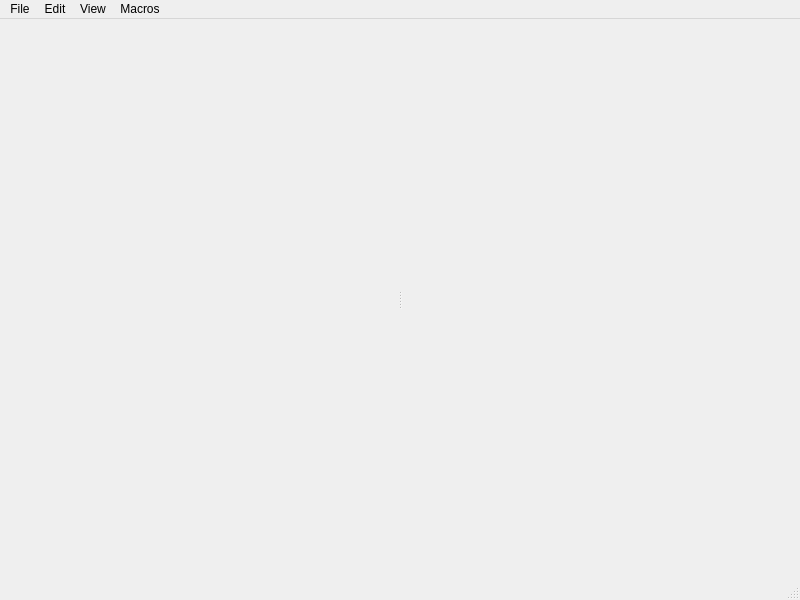
<?xml version="1.0" encoding="UTF-8"?>
<ui version="4.0">
 <class>MapEditor</class>
 <widget class="QMainWindow" name="MapEditor">
  <property name="geometry">
   <rect>
    <x>0</x>
    <y>0</y>
    <width>800</width>
    <height>600</height>
   </rect>
  </property>
  <property name="windowTitle">
   <string>Garrison Builder</string>
  </property>
  <property name="layoutDirection">
   <enum>Qt::LeftToRight</enum>
  </property>
  <property name="toolButtonStyle">
   <enum>Qt::ToolButtonIconOnly</enum>
  </property>
  <widget class="QWidget" name="centralwidget">
   <layout class="QGridLayout" name="gridLayout">
    <item row="1" column="0">
     <widget class="QSplitter" name="splitter">
      <property name="sizePolicy">
       <sizepolicy hsizetype="Expanding" vsizetype="Preferred">
        <horstretch>0</horstretch>
        <verstretch>0</verstretch>
       </sizepolicy>
      </property>
      <property name="orientation">
       <enum>Qt::Horizontal</enum>
      </property>
      <property name="childrenCollapsible">
       <bool>false</bool>
      </property>
      <widget class="QWidget" name="verticalLayoutWidget">
       <layout class="QVBoxLayout" name="verticalLayout"/>
      </widget>
      <widget class="QWidget" name="verticalLayoutWidget_2">
       <layout class="QVBoxLayout" name="verticalLayoutEntity">
        <property name="bottomMargin">
         <number>0</number>
        </property>
       </layout>
      </widget>
     </widget>
    </item>
   </layout>
  </widget>
  <widget class="QMenuBar" name="menubar">
   <property name="geometry">
    <rect>
     <x>0</x>
     <y>0</y>
     <width>800</width>
     <height>21</height>
    </rect>
   </property>
   <property name="defaultUp">
    <bool>false</bool>
   </property>
   <widget class="QMenu" name="menuFile">
    <property name="title">
     <string>File</string>
    </property>
    <addaction name="actionNew"/>
    <addaction name="actionOpen"/>
    <addaction name="separator"/>
    <addaction name="actionCompile"/>
    <addaction name="actionSave"/>
    <addaction name="actionSave_As"/>
    <addaction name="separator"/>
    <addaction name="actionQuit"/>
   </widget>
   <widget class="QMenu" name="menuEdit">
    <property name="title">
     <string>Edit</string>
    </property>
    <addaction name="actionCopy"/>
    <addaction name="actionPaste"/>
   </widget>
   <widget class="QMenu" name="menuView">
    <property name="title">
     <string>View</string>
    </property>
    <widget class="QMenu" name="menuEntities">
     <property name="geometry">
      <rect>
       <x>412</x>
       <y>173</y>
       <width>159</width>
       <height>94</height>
      </rect>
     </property>
     <property name="title">
      <string>Entities</string>
     </property>
     <addaction name="actionBasicEntities"/>
     <addaction name="actionRedundantEnt"/>
    </widget>
    <addaction name="actionBackground"/>
    <addaction name="actionWallmask"/>
    <addaction name="menuEntities"/>
   </widget>
   <widget class="QMenu" name="menuMacros">
    <property name="title">
     <string>Macros</string>
    </property>
    <addaction name="actionMirror_Entities"/>
   </widget>
   <addaction name="menuFile"/>
   <addaction name="menuEdit"/>
   <addaction name="menuView"/>
   <addaction name="menuMacros"/>
  </widget>
  <widget class="QStatusBar" name="statusBar"/>
  <action name="actionNew">
   <property name="text">
    <string>New</string>
   </property>
  </action>
  <action name="actionOpen">
   <property name="text">
    <string>Open</string>
   </property>
  </action>
  <action name="actionSave">
   <property name="enabled">
    <bool>false</bool>
   </property>
   <property name="text">
    <string>Save</string>
   </property>
  </action>
  <action name="actionSave_As">
   <property name="enabled">
    <bool>false</bool>
   </property>
   <property name="text">
    <string>Save As...</string>
   </property>
  </action>
  <action name="actionChange_Map_Type">
   <property name="text">
    <string>Change Map Type</string>
   </property>
  </action>
  <action name="actionSave_Entitites">
   <property name="text">
    <string>Save Entitites</string>
   </property>
  </action>
  <action name="actionSave_Maskdata">
   <property name="text">
    <string>Save Maskdata</string>
   </property>
  </action>
  <action name="actionQuit">
   <property name="text">
    <string>Quit</string>
   </property>
  </action>
  <action name="actionDock_Widget">
   <property name="text">
    <string>Dock Widget</string>
   </property>
  </action>
  <action name="actionCopy">
   <property name="enabled">
    <bool>false</bool>
   </property>
   <property name="text">
    <string>Copy</string>
   </property>
   <property name="shortcut">
    <string>Ctrl+C</string>
   </property>
  </action>
  <action name="actionPaste">
   <property name="enabled">
    <bool>false</bool>
   </property>
   <property name="text">
    <string>Paste</string>
   </property>
   <property name="shortcut">
    <string>Ctrl+V</string>
   </property>
  </action>
  <action name="actionWallmask">
   <property name="checkable">
    <bool>true</bool>
   </property>
   <property name="checked">
    <bool>true</bool>
   </property>
   <property name="text">
    <string>Wallmask</string>
   </property>
  </action>
  <action name="actionMirror_Entities">
   <property name="enabled">
    <bool>false</bool>
   </property>
   <property name="text">
    <string>Mirror Entities</string>
   </property>
  </action>
  <action name="actionTest">
   <property name="checkable">
    <bool>true</bool>
   </property>
   <property name="text">
    <string>Test</string>
   </property>
  </action>
  <action name="actionBackground">
   <property name="checkable">
    <bool>true</bool>
   </property>
   <property name="checked">
    <bool>true</bool>
   </property>
   <property name="text">
    <string>Background</string>
   </property>
  </action>
  <action name="actionRedundentEntities">
   <property name="text">
    <string>Redundent Entities</string>
   </property>
  </action>
  <action name="actionRedundantEnt">
   <property name="checkable">
    <bool>true</bool>
   </property>
   <property name="checked">
    <bool>true</bool>
   </property>
   <property name="text">
    <string>Redundant Entities</string>
   </property>
  </action>
  <action name="actionBasicEntities">
   <property name="checkable">
    <bool>true</bool>
   </property>
   <property name="checked">
    <bool>true</bool>
   </property>
   <property name="text">
    <string>Basic Entities</string>
   </property>
  </action>
  <action name="actionCompile">
   <property name="text">
    <string>Compile</string>
   </property>
  </action>
 </widget>
 <resources/>
 <connections>
  <connection>
   <sender>actionQuit</sender>
   <signal>triggered()</signal>
   <receiver>MapEditor</receiver>
   <slot>close()</slot>
   <hints>
    <hint type="sourcelabel">
     <x>-1</x>
     <y>-1</y>
    </hint>
    <hint type="destinationlabel">
     <x>399</x>
     <y>299</y>
    </hint>
   </hints>
  </connection>
 </connections>
</ui>
